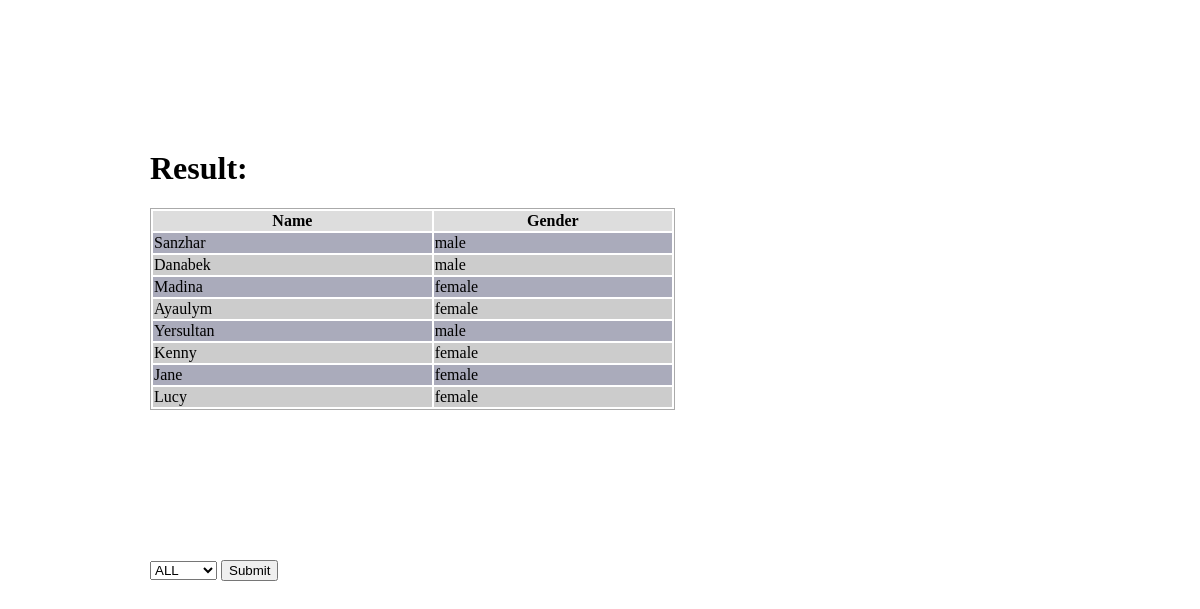
Screenshot of /filter/index.php with the database file from the repository.
### tables this page shows
CREATE TABLE `students` (
  `id` int(11) NOT NULL,
  `name` varchar(50) NOT NULL,
  `gender` varchar(50) NOT NULL
);

### filter/app.php (the view, shortened to what this page needs)
<?php
$db = "lab5";
$username = "root";
$password = "99090111";
$connection = new mysqli('localhost', $username, $password, $db);
if(isset($_POST["action"]) ){
	$sex = $_POST["filter"];
  if($_POST['filter'] == 'All'){
    $sql = "SELECT * FROM students";
    }else{
    $sql = "SELECT * FROM students WHERE gender = '$sex'";
    }
  $result = $connection->query($sql);
  if($result->num_rows > 0 ) {
    echo "<div id='info1'>";
    echo "<h1>Result:</h1>";
    echo " <table><tr><th> Name</th><th >Gender</th></tr>";
    while($row = $result->fetch_assoc()) {
             echo "<tr ><td >".$row["name"]."</td><td>".$row["gender"]."</td></tr>";
    }
    echo "</table>";
    echo "</div>";
}
}
else{
  $sql = "SELECT * FROM students";
  $result = $connection->query($sql);
  if($result->num_rows > 0 ) {
    echo "<div id='info1'>";
    echo "<h1>Result:</h1>";
    echo " <table style='border:1px #aaa solid;'><tr><th>Name</th><th>Gender</th></tr>";
    while($row = $result->fetch_assoc()) {
             echo "<tr ><td >".$row["name"]."</td><td>".$row["gender"]."</td></tr>";
    }
    echo "</table>";
    echo "</div>";
}
  }
 ?>

### filter/index.php (shortened to what this page needs)
<!DOCTYPE html>
<html lang="en">
<head>
<link rel="stylesheet" href="style.css">
</head>
<body>
  <?php require_once('app.php') ?>
  <div id="info1">
    <form action="" method="POST">
     <select name="filter">
       <option value="All">ALL</option>
     </select>
     <input type="submit" name="action"/>
    </form>
   </div>
</body>
</html>

### filter/style.css (style rules this page uses)
body { margin: 0 auto; max-width: 1260; }
#info1 { margin: 150px 0 10px 150px; }
table th { background: #dddddd; }
table tr { background: #ccc; }
table tr:nth-child(2n) { background: #aaabbb; }
table { border: 1px #bbb solid ; width:50%; }

### rows the page displays
students: name "Sanzhar", gender "male"
students: name "Danabek", gender "male"
students: name "Madina", gender "female"
students: name "Ayaulym", gender "female"
students: name "Yersultan", gender "male"
students: name "Kenny", gender "female"
students: name "Jane", gender "female"
students: name "Lucy", gender "female"
